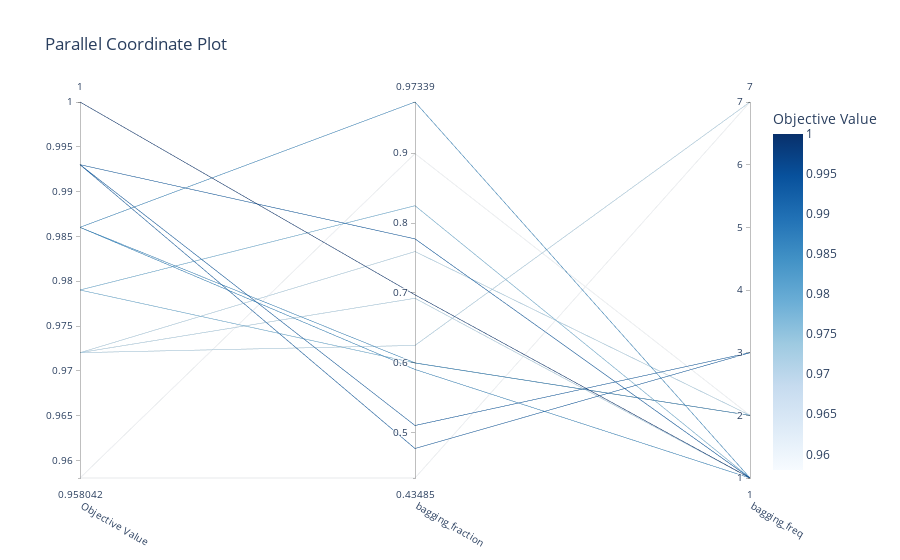

The cell this chart's notebook holds for it:
### Markdown cell above
Select parameters to visualize.

### Code cell
plot_parallel_coordinate(study, params=["bagging_freq", "bagging_fraction"])

### Figure 1 — Plotly figure (JSON) as saved in the notebook; plotly's stock layout.template omitted (floating-point values rounded to 4 significant figures)
{"data": [{"dimensions": [{"label": "Objective Value", "range": [0.958, 1], "values": [0.972, 0.972, 0.958, 0.979, 0.958, 0.993, 0.986, 0.979, 0.993, 0.986, 0.986, 0.972, 1, 0.993]}, {"label": "bagging_fraction", "range": [0.4349, 0.9734], "values": [0.6247, 0.7592, 0.4349, 0.8248, 0.8995, 0.51, 0.9734, 0.5995, 0.4771, 0.5997, 0.5903, 0.6923, 0.6972, 0.7774]}, {"label": "bagging_freq", "range": [1, 7], "values": [7, 2, 7, 1, 2, 3, 1, 2, 3, 2, 1, 1, 1, 1]}], "labelangle": 30, "labelside": "bottom", "line": {"color": [0.972, 0.972, 0.958, 0.979, 0.958, 0.993, 0.986, 0.979, 0.993, 0.986, 0.986, 0.972, 1, 0.993], "colorbar": {"title": {"text": "Objective Value"}}, "colorscale": [[0, "rgb(247,251,255)"], [0.125, "rgb(222,235,247)"], [0.25, "rgb(198,219,239)"], [0.375, "rgb(158,202,225)"], [0.5, "rgb(107,174,214)"], [0.625, "rgb(66,146,198)"], [0.75, "rgb(33,113,181)"], [0.875, "rgb(8,81,156)"], [1, "rgb(8,48,107)"]], "reversescale": false, "showscale": true}, "type": "parcoords"}], "layout": {"title": {"text": "Parallel Coordinate Plot"}}}
